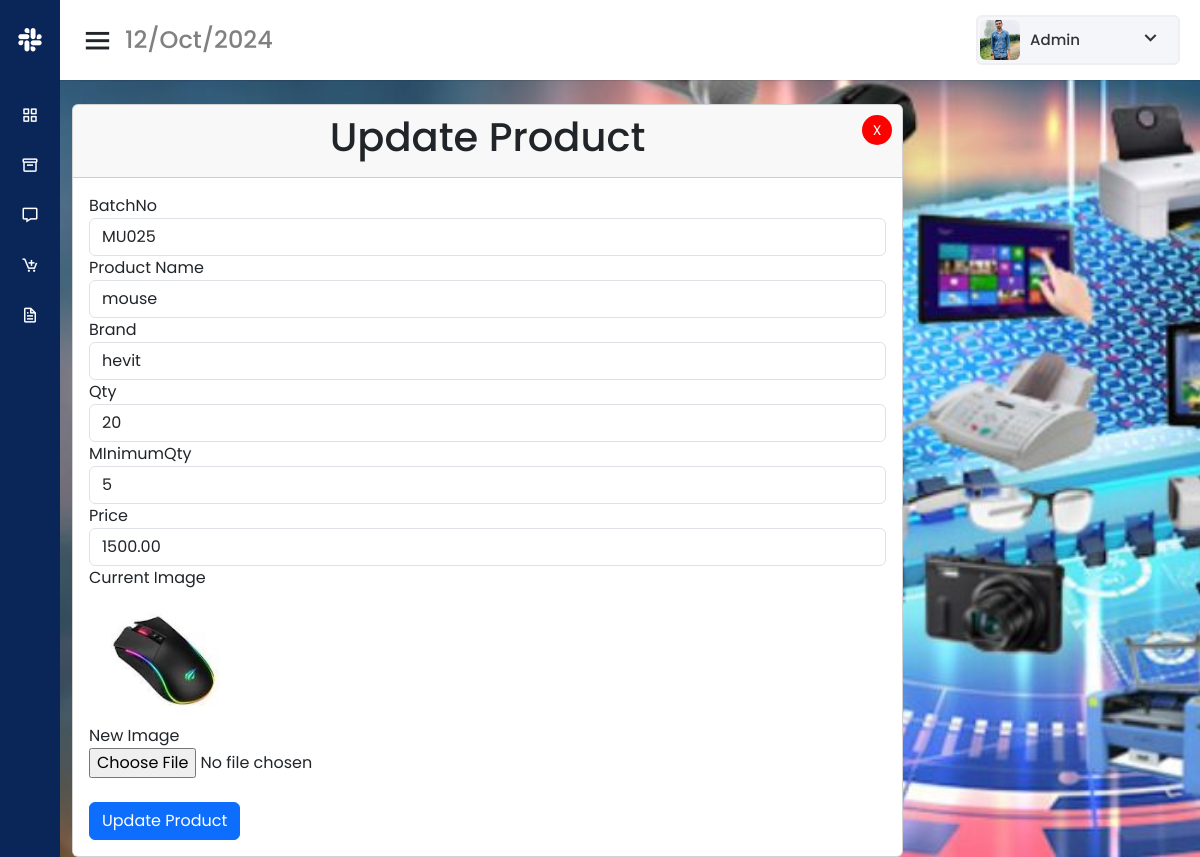
Page /forms/Admin_head/index.php?page=updateproduct&updateid=1 (signed in) on the committed database.
### tables this page shows
CREATE TABLE IF NOT EXISTS `products1` (
  `pid` int NOT NULL AUTO_INCREMENT,
  `batchNo` varchar(50) DEFAULT NULL,
  `name` varchar(100) DEFAULT NULL,
  `price` decimal(10,2) DEFAULT NULL,
  `brand` varchar(50) DEFAULT NULL,
  `image` varchar(255) DEFAULT NULL,
  `minimum_qty` int DEFAULT NULL,
  `available_qty` int DEFAULT NULL,
  PRIMARY KEY (`pid`)
);

### forms/updateproduct.php (the view, shortened to what this page needs)
<?php
if (isset($_GET['updateid'])) {
    $id = $_GET['updateid'];
    $sql = "SELECT * FROM products1 WHERE pid = $id";
    $result = mysqli_query($con, $sql);
    if (mysqli_num_rows($result) == 1) {
        $row = mysqli_fetch_assoc($result);
        $bno = $row['batchNo'];
        $name = $row['name'];
        $brand = $row['brand'];
        $qty = $row['available_qty'];
        $minqty = $row['minimum_qty'];
        $price = $row['price'];
        $image = '../'.$row['image'];
    } else {
        echo "Product not found.";
        exit();
    }
}
?>
<div class="container">
    <div class="row">
        <div class="col-md-9">
            <div class="card">
                <div class="card-header" style="position: relative;">
                    <h1 style="text-align: center;">Update Product</h1>
                    <div style="position: absolute; top: 10px; right: 10px;">
                        <a href="index.php?page=products" style="text-decoration: none;">
                            <button
                                style="height: 30px; width: 30px; background-color: red; border-radius: 50%; font-size: 14px; color: white; border: none;">X</button>
                        </a>
                    </div>
                </div>
                <div class="card-body">
                    <form action="../../functions/update.php" enctype="multipart/form-data" method="post">
                        <div class="form-group">
                            <label for="bno">BatchNo</label>
                            <input type="text" name="bno" id="bno" class="form-control" placeholder="Enter Product Name"
                                value="<?php echo $bno; ?>" required>
                        </div>
                        <div class="form-group">
                            <label for="name">Product Name</label>
                            <input type="text" name="name" id="name" class="form-control"
                                placeholder="Enter Product Name" value="<?php echo $name; ?>" required>
                        </div>
                        <div class="form-group">
                            <label for="brand">Brand</label>
                            <input type="text" name="brand" id="brand" class="form-control" placeholder="Enter Brand"
                                value="<?php echo $brand; ?>">
                        </div>
                        <div class="form-group">
                            <label for="quantity">Qty</label>
                            <input type="number" name="qty" id="quantity" class="form-control"
                                placeholder="Enter quantity" value="<?php echo $qty; ?>">
                        </div>
                        <div class="form-group">
                            <label for="minquantity">MInimumQty</label>
                            <input type="number" name="minqty" id="minqty" class="form-control"
                                placeholder="Enter Minimum quantity" value="<?php echo $minqty; ?>">
                        </div>
                        <div class="form-group">
                            <label for="price">Price</label>
                            <input type="number" name="price" id="price" class="form-control" placeholder="Enter Price"
                                step="0.01" value="<?php echo $price; ?>" required>
                        </div>
                        <div class="form-group">
                            <label for="current_image">Current Image</label><br>
                            <img src="<?php echo $image ?>" style="max-width: 150px; max-height: 150px;"
                                alt="Current Image"><br>
                        </div>
                        <div class="form-group">
                            <label for="new_image">New Image</label><br>
                            <input type="file" name="new_image" id="new_image" accept=".png, .jpeg, .jpg"
                                class="form-control-file">
                        </div>
                        <br>
                        <input type="submit" name="submit" class="btn btn-primary" value="Update Product">
                    </form>
                </div>
            </div>
        </div>
    </div>
</div>

### forms/Admin_head/style.css (style rules this page uses)
* { margin: 0; padding: 0; box-sizing: border-box; font-family: 'Poppins', sans-serif; }

### forms/Admin_head/index.php (style rules this page uses)
body, .home-section { background-image: url('images/Cover.jpg'); background-size: cover; background-repeat: no-repeat; background-attachment: fixed; }
a { text-decoration: none; }

### rows in the picture
products1: bno "MU025", name "mouse", brand "hevit", qty "20", minqty "5", price "1500.00", image (picture)
